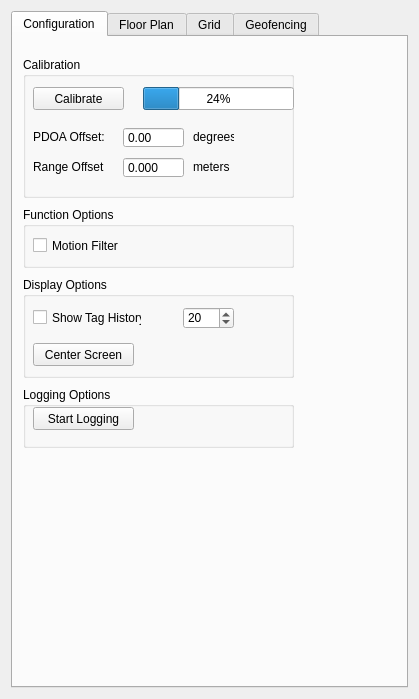
<?xml version="1.0" encoding="UTF-8"?>
<ui version="4.0">
 <class>ViewSettingsWidget</class>
 <widget class="QWidget" name="ViewSettingsWidget">
  <property name="geometry">
   <rect>
    <x>0</x>
    <y>0</y>
    <width>419</width>
    <height>699</height>
   </rect>
  </property>
  <property name="windowTitle">
   <string>Form</string>
  </property>
  <layout class="QVBoxLayout" name="verticalLayout">
   <item>
    <widget class="QTabWidget" name="tabWidget">
     <property name="minimumSize">
      <size>
       <width>300</width>
       <height>300</height>
      </size>
     </property>
     <property name="currentIndex">
      <number>0</number>
     </property>
     <widget class="QWidget" name="config_tab">
      <attribute name="title">
       <string>Configuration</string>
      </attribute>
      <widget class="QGroupBox" name="groupBox">
       <property name="geometry">
        <rect>
         <x>10</x>
         <y>20</y>
         <width>271</width>
         <height>141</height>
        </rect>
       </property>
       <property name="title">
        <string>Calibration</string>
       </property>
       <widget class="QDoubleSpinBox" name="phaseOffsetBox">
        <property name="geometry">
         <rect>
          <x>100</x>
          <y>70</y>
          <width>61</width>
          <height>21</height>
         </rect>
        </property>
        <property name="readOnly">
         <bool>true</bool>
        </property>
        <property name="buttonSymbols">
         <enum>QAbstractSpinBox::NoButtons</enum>
        </property>
        <property name="decimals">
         <number>2</number>
        </property>
        <property name="minimum">
         <double>-180.000000000000000</double>
        </property>
        <property name="maximum">
         <double>180.000000000000000</double>
        </property>
        <property name="singleStep">
         <double>0.010000000000000</double>
        </property>
       </widget>
       <widget class="QPushButton" name="doCalibration">
        <property name="geometry">
         <rect>
          <x>10</x>
          <y>30</y>
          <width>91</width>
          <height>23</height>
         </rect>
        </property>
        <property name="text">
         <string>Calibrate</string>
        </property>
       </widget>
       <widget class="QLabel" name="label_z1_6">
        <property name="geometry">
         <rect>
          <x>10</x>
          <y>70</y>
          <width>71</width>
          <height>20</height>
         </rect>
        </property>
        <property name="text">
         <string>PDOA Offset:</string>
        </property>
       </widget>
       <widget class="QProgressBar" name="calibrationProceBar">
        <property name="geometry">
         <rect>
          <x>120</x>
          <y>30</y>
          <width>151</width>
          <height>23</height>
         </rect>
        </property>
        <property name="value">
         <number>24</number>
        </property>
       </widget>
       <widget class="QLabel" name="label_z1_7">
        <property name="geometry">
         <rect>
          <x>170</x>
          <y>70</y>
          <width>41</width>
          <height>20</height>
         </rect>
        </property>
        <property name="text">
         <string>degrees</string>
        </property>
       </widget>
       <widget class="QLabel" name="label_z1_8">
        <property name="geometry">
         <rect>
          <x>10</x>
          <y>100</y>
          <width>71</width>
          <height>20</height>
         </rect>
        </property>
        <property name="text">
         <string>Range Offset:</string>
        </property>
       </widget>
       <widget class="QDoubleSpinBox" name="rangeOffsetBox">
        <property name="geometry">
         <rect>
          <x>100</x>
          <y>100</y>
          <width>61</width>
          <height>21</height>
         </rect>
        </property>
        <property name="readOnly">
         <bool>true</bool>
        </property>
        <property name="buttonSymbols">
         <enum>QAbstractSpinBox::NoButtons</enum>
        </property>
        <property name="decimals">
         <number>3</number>
        </property>
        <property name="minimum">
         <double>-100.000000000000000</double>
        </property>
        <property name="maximum">
         <double>100.000000000000000</double>
        </property>
        <property name="singleStep">
         <double>0.010000000000000</double>
        </property>
       </widget>
       <widget class="QLabel" name="label_z1_9">
        <property name="geometry">
         <rect>
          <x>170</x>
          <y>100</y>
          <width>41</width>
          <height>20</height>
         </rect>
        </property>
        <property name="text">
         <string>meters</string>
        </property>
       </widget>
      </widget>
      <widget class="QGroupBox" name="groupBox_2">
       <property name="geometry">
        <rect>
         <x>10</x>
         <y>240</y>
         <width>271</width>
         <height>101</height>
        </rect>
       </property>
       <property name="title">
        <string>Display Options</string>
       </property>
       <widget class="QPushButton" name="centerScreen">
        <property name="geometry">
         <rect>
          <x>10</x>
          <y>66</y>
          <width>101</width>
          <height>23</height>
         </rect>
        </property>
        <property name="text">
         <string>Center Screen</string>
        </property>
       </widget>
       <widget class="QSpinBox" name="tagHistoryN">
        <property name="geometry">
         <rect>
          <x>160</x>
          <y>30</y>
          <width>51</width>
          <height>22</height>
         </rect>
        </property>
        <property name="minimum">
         <number>1</number>
        </property>
        <property name="maximum">
         <number>500</number>
        </property>
        <property name="value">
         <number>20</number>
        </property>
       </widget>
       <widget class="QCheckBox" name="showTagHistory">
        <property name="geometry">
         <rect>
          <x>10</x>
          <y>32</y>
          <width>109</width>
          <height>17</height>
         </rect>
        </property>
        <property name="text">
         <string>Show Tag History</string>
        </property>
       </widget>
      </widget>
      <widget class="QGroupBox" name="groupBox_3">
       <property name="geometry">
        <rect>
         <x>10</x>
         <y>170</y>
         <width>271</width>
         <height>61</height>
        </rect>
       </property>
       <property name="title">
        <string>Function Options</string>
       </property>
       <widget class="QCheckBox" name="motionFilter">
        <property name="geometry">
         <rect>
          <x>10</x>
          <y>30</y>
          <width>109</width>
          <height>17</height>
         </rect>
        </property>
        <property name="text">
         <string>Motion Filter</string>
        </property>
        <property name="tristate">
         <bool>false</bool>
        </property>
       </widget>
      </widget>
      <widget class="QGroupBox" name="groupBox_4">
       <property name="geometry">
        <rect>
         <x>10</x>
         <y>350</y>
         <width>271</width>
         <height>61</height>
        </rect>
       </property>
       <property name="title">
        <string>Logging Options</string>
       </property>
       <widget class="QPushButton" name="startLog">
        <property name="geometry">
         <rect>
          <x>10</x>
          <y>20</y>
          <width>101</width>
          <height>23</height>
         </rect>
        </property>
        <property name="text">
         <string>Start Logging</string>
        </property>
       </widget>
      </widget>
     </widget>
     <widget class="QWidget" name="floorplan_tab">
      <attribute name="title">
       <string>Floor Plan</string>
      </attribute>
      <layout class="QGridLayout" name="gridLayout_2">
       <item row="5" column="0">
        <widget class="QLabel" name="label_5">
         <property name="text">
          <string>Y Scale</string>
         </property>
        </widget>
       </item>
       <item row="1" column="0">
        <widget class="QPushButton" name="floorplanOpen_pb">
         <property name="sizePolicy">
          <sizepolicy hsizetype="Minimum" vsizetype="Fixed">
           <horstretch>0</horstretch>
           <verstretch>0</verstretch>
          </sizepolicy>
         </property>
         <property name="minimumSize">
          <size>
           <width>0</width>
           <height>0</height>
          </size>
         </property>
         <property name="text">
          <string>Open</string>
         </property>
        </widget>
       </item>
       <item row="7" column="0">
        <widget class="QLabel" name="label_8">
         <property name="text">
          <string>Flip Y</string>
         </property>
        </widget>
       </item>
       <item row="8" column="0" colspan="2">
        <layout class="QGridLayout" name="gridLayout">
         <property name="horizontalSpacing">
          <number>6</number>
         </property>
         <item row="0" column="0">
          <widget class="QCheckBox" name="showOrigin">
           <property name="text">
            <string>Show Origin</string>
           </property>
          </widget>
         </item>
         <item row="1" column="2">
          <widget class="QPushButton" name="scaleY_pb">
           <property name="text">
            <string>Y Scale</string>
           </property>
          </widget>
         </item>
         <item row="1" column="0">
          <widget class="QPushButton" name="scaleX_pb">
           <property name="text">
            <string>X Scale</string>
           </property>
          </widget>
         </item>
         <item row="0" column="2">
          <widget class="QPushButton" name="origin_pb">
           <property name="text">
            <string>Set Origin</string>
           </property>
          </widget>
         </item>
        </layout>
       </item>
       <item row="4" column="1">
        <widget class="QDoubleSpinBox" name="floorplanXScale_sb">
         <property name="maximum">
          <double>1000.000000000000000</double>
         </property>
        </widget>
       </item>
       <item row="5" column="2">
        <widget class="QLabel" name="label_9">
         <property name="text">
          <string>pixesl/m</string>
         </property>
        </widget>
       </item>
       <item row="2" column="0">
        <widget class="QLabel" name="label_3">
         <property name="text">
          <string>X Offset</string>
         </property>
        </widget>
       </item>
       <item row="2" column="1">
        <widget class="QSpinBox" name="floorplanXOff_sb">
         <property name="sizePolicy">
          <sizepolicy hsizetype="Minimum" vsizetype="Fixed">
           <horstretch>0</horstretch>
           <verstretch>0</verstretch>
          </sizepolicy>
         </property>
         <property name="minimum">
          <number>-65536</number>
         </property>
         <property name="maximum">
          <number>65535</number>
         </property>
        </widget>
       </item>
       <item row="0" column="0" colspan="2">
        <widget class="QLabel" name="floorplanPath_lb">
         <property name="text">
          <string>No Floor Plan</string>
         </property>
        </widget>
       </item>
       <item row="7" column="1">
        <widget class="QCheckBox" name="floorplanFlipY_cb">
         <property name="text">
          <string/>
         </property>
        </widget>
       </item>
       <item row="9" column="0">
        <spacer name="verticalSpacer">
         <property name="orientation">
          <enum>Qt::Vertical</enum>
         </property>
         <property name="sizeHint" stdset="0">
          <size>
           <width>20</width>
           <height>40</height>
          </size>
         </property>
        </spacer>
       </item>
       <item row="2" column="2">
        <widget class="QLabel" name="label_12">
         <property name="text">
          <string>pixels</string>
         </property>
        </widget>
       </item>
       <item row="5" column="1">
        <widget class="QDoubleSpinBox" name="floorplanYScale_sb">
         <property name="maximum">
          <double>1000.000000000000000</double>
         </property>
        </widget>
       </item>
       <item row="4" column="2">
        <widget class="QLabel" name="label_10">
         <property name="text">
          <string>pixels/m</string>
         </property>
        </widget>
       </item>
       <item row="3" column="1">
        <widget class="QSpinBox" name="floorplanYOff_sb">
         <property name="minimum">
          <number>-65536</number>
         </property>
         <property name="maximum">
          <number>65536</number>
         </property>
        </widget>
       </item>
       <item row="4" column="0">
        <widget class="QLabel" name="label_6">
         <property name="text">
          <string>X Scale</string>
         </property>
        </widget>
       </item>
       <item row="6" column="0">
        <widget class="QLabel" name="label_7">
         <property name="text">
          <string>Flip X</string>
         </property>
        </widget>
       </item>
       <item row="3" column="0">
        <widget class="QLabel" name="label_4">
         <property name="text">
          <string>Y Offset</string>
         </property>
        </widget>
       </item>
       <item row="6" column="1">
        <widget class="QCheckBox" name="floorplanFlipX_cb">
         <property name="text">
          <string/>
         </property>
        </widget>
       </item>
       <item row="3" column="2">
        <widget class="QLabel" name="label_11">
         <property name="text">
          <string>pixels</string>
         </property>
        </widget>
       </item>
       <item row="1" column="1">
        <widget class="QCheckBox" name="saveFP">
         <property name="text">
          <string>Save</string>
         </property>
        </widget>
       </item>
      </layout>
     </widget>
     <widget class="QWidget" name="grid_tab">
      <attribute name="title">
       <string>Grid</string>
      </attribute>
      <widget class="QWidget" name="layoutWidget">
       <property name="geometry">
        <rect>
         <x>9</x>
         <y>21</y>
         <width>153</width>
         <height>111</height>
        </rect>
       </property>
       <layout class="QGridLayout" name="gridLayout_3">
        <item row="0" column="0">
         <widget class="QLabel" name="label">
          <property name="minimumSize">
           <size>
            <width>45</width>
            <height>0</height>
           </size>
          </property>
          <property name="text">
           <string>Width (m)</string>
          </property>
         </widget>
        </item>
        <item row="0" column="1">
         <widget class="QDoubleSpinBox" name="gridWidth_sb">
          <property name="decimals">
           <number>2</number>
          </property>
          <property name="singleStep">
           <double>0.100000000000000</double>
          </property>
          <property name="value">
           <double>0.500000000000000</double>
          </property>
         </widget>
        </item>
        <item row="1" column="0">
         <widget class="QLabel" name="label_2">
          <property name="minimumSize">
           <size>
            <width>45</width>
            <height>0</height>
           </size>
          </property>
          <property name="text">
           <string>Height (m)</string>
          </property>
         </widget>
        </item>
        <item row="1" column="1">
         <widget class="QDoubleSpinBox" name="gridHeight_sb">
          <property name="singleStep">
           <double>0.100000000000000</double>
          </property>
          <property name="value">
           <double>0.500000000000000</double>
          </property>
         </widget>
        </item>
        <item row="2" column="0">
         <widget class="QCheckBox" name="gridShow">
          <property name="text">
           <string>Show Grid</string>
          </property>
         </widget>
        </item>
       </layout>
      </widget>
     </widget>
     <widget class="QWidget" name="gftab">
      <attribute name="title">
       <string>Geofencing</string>
      </attribute>
      <widget class="QGroupBox" name="groupBox_5">
       <property name="geometry">
        <rect>
         <x>10</x>
         <y>20</y>
         <width>271</width>
         <height>231</height>
        </rect>
       </property>
       <property name="title">
        <string>Geofencing</string>
       </property>
       <widget class="QPushButton" name="startGeoFencing">
        <property name="geometry">
         <rect>
          <x>10</x>
          <y>30</y>
          <width>91</width>
          <height>23</height>
         </rect>
        </property>
        <property name="text">
         <string>Enable</string>
        </property>
       </widget>
       <widget class="QLabel" name="label_z1_12">
        <property name="geometry">
         <rect>
          <x>10</x>
          <y>160</y>
          <width>61</width>
          <height>20</height>
         </rect>
        </property>
        <property name="text">
         <string>Height:</string>
        </property>
       </widget>
       <widget class="QDoubleSpinBox" name="rangeOffsetStop">
        <property name="geometry">
         <rect>
          <x>80</x>
          <y>160</y>
          <width>41</width>
          <height>21</height>
         </rect>
        </property>
        <property name="readOnly">
         <bool>false</bool>
        </property>
        <property name="buttonSymbols">
         <enum>QAbstractSpinBox::NoButtons</enum>
        </property>
        <property name="decimals">
         <number>2</number>
        </property>
        <property name="minimum">
         <double>0.000000000000000</double>
        </property>
        <property name="maximum">
         <double>60.000000000000000</double>
        </property>
        <property name="singleStep">
         <double>0.010000000000000</double>
        </property>
        <property name="value">
         <double>4.000000000000000</double>
        </property>
       </widget>
       <widget class="QLabel" name="label_z1_13">
        <property name="geometry">
         <rect>
          <x>130</x>
          <y>160</y>
          <width>41</width>
          <height>20</height>
         </rect>
        </property>
        <property name="text">
         <string>meters</string>
        </property>
       </widget>
       <widget class="QLabel" name="label_z1_14">
        <property name="geometry">
         <rect>
          <x>10</x>
          <y>130</y>
          <width>51</width>
          <height>20</height>
         </rect>
        </property>
        <property name="text">
         <string>Top Left:</string>
        </property>
       </widget>
       <widget class="QPushButton" name="centre_pb_2">
        <property name="geometry">
         <rect>
          <x>170</x>
          <y>130</y>
          <width>81</width>
          <height>23</height>
         </rect>
        </property>
        <property name="text">
         <string>Apply</string>
        </property>
       </widget>
       <widget class="QDoubleSpinBox" name="centre_x">
        <property name="geometry">
         <rect>
          <x>70</x>
          <y>130</y>
          <width>41</width>
          <height>21</height>
         </rect>
        </property>
        <property name="readOnly">
         <bool>false</bool>
        </property>
        <property name="buttonSymbols">
         <enum>QAbstractSpinBox::NoButtons</enum>
        </property>
        <property name="decimals">
         <number>2</number>
        </property>
        <property name="minimum">
         <double>-40.000000000000000</double>
        </property>
        <property name="maximum">
         <double>40.000000000000000</double>
        </property>
        <property name="singleStep">
         <double>0.010000000000000</double>
        </property>
        <property name="value">
         <double>-0.250000000000000</double>
        </property>
       </widget>
       <widget class="QDoubleSpinBox" name="centre_y">
        <property name="geometry">
         <rect>
          <x>120</x>
          <y>130</y>
          <width>41</width>
          <height>21</height>
         </rect>
        </property>
        <property name="readOnly">
         <bool>false</bool>
        </property>
        <property name="buttonSymbols">
         <enum>QAbstractSpinBox::NoButtons</enum>
        </property>
        <property name="decimals">
         <number>2</number>
        </property>
        <property name="minimum">
         <double>-60.000000000000000</double>
        </property>
        <property name="maximum">
         <double>0.000000000000000</double>
        </property>
        <property name="singleStep">
         <double>0.010000000000000</double>
        </property>
        <property name="value">
         <double>0.000000000000000</double>
        </property>
       </widget>
       <widget class="QLabel" name="label_z1_15">
        <property name="geometry">
         <rect>
          <x>10</x>
          <y>70</y>
          <width>241</width>
          <height>41</height>
         </rect>
        </property>
        <property name="text">
         <string>Enter coordinates of the centre or click anywhere on the grid.</string>
        </property>
        <property name="wordWrap">
         <bool>true</bool>
        </property>
       </widget>
       <widget class="QLabel" name="label_z1_16">
        <property name="geometry">
         <rect>
          <x>130</x>
          <y>190</y>
          <width>41</width>
          <height>20</height>
         </rect>
        </property>
        <property name="text">
         <string>meters</string>
        </property>
       </widget>
       <widget class="QLabel" name="label_z1_17">
        <property name="geometry">
         <rect>
          <x>10</x>
          <y>190</y>
          <width>61</width>
          <height>20</height>
         </rect>
        </property>
        <property name="text">
         <string>Width:</string>
        </property>
       </widget>
       <widget class="QDoubleSpinBox" name="rangeOffsetStop_2">
        <property name="geometry">
         <rect>
          <x>80</x>
          <y>190</y>
          <width>41</width>
          <height>21</height>
         </rect>
        </property>
        <property name="readOnly">
         <bool>false</bool>
        </property>
        <property name="buttonSymbols">
         <enum>QAbstractSpinBox::NoButtons</enum>
        </property>
        <property name="decimals">
         <number>2</number>
        </property>
        <property name="minimum">
         <double>0.000000000000000</double>
        </property>
        <property name="maximum">
         <double>60.000000000000000</double>
        </property>
        <property name="singleStep">
         <double>0.010000000000000</double>
        </property>
        <property name="value">
         <double>0.500000000000000</double>
        </property>
       </widget>
      </widget>
     </widget>
    </widget>
   </item>
  </layout>
 </widget>
 <tabstops>
  <tabstop>gridWidth_sb</tabstop>
  <tabstop>gridHeight_sb</tabstop>
  <tabstop>floorplanOpen_pb</tabstop>
  <tabstop>floorplanXOff_sb</tabstop>
  <tabstop>floorplanYOff_sb</tabstop>
  <tabstop>floorplanXScale_sb</tabstop>
  <tabstop>floorplanYScale_sb</tabstop>
  <tabstop>floorplanFlipX_cb</tabstop>
  <tabstop>floorplanFlipY_cb</tabstop>
 </tabstops>
 <resources/>
 <connections/>
</ui>
